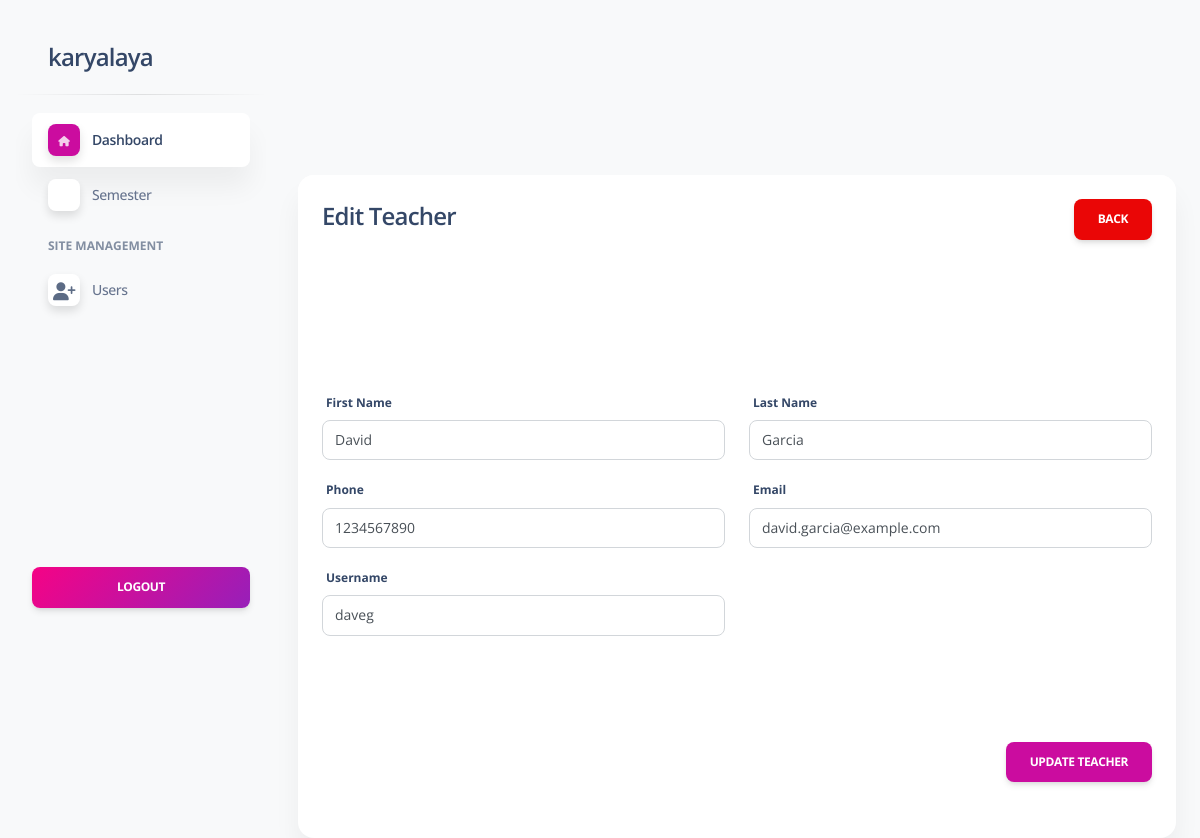
/admin/teacher-edit.php?teacher_id=101 (signed in), run on the app's committed database.
### tables this page shows
CREATE TABLE `teachers` (
  `teacher_id` int(11) NOT NULL,
  `fname` varchar(20) DEFAULT NULL,
  `lname` varchar(20) DEFAULT NULL,
  `phone` bigint(20) DEFAULT NULL,
  `email` varchar(40) DEFAULT NULL,
  `username` varchar(8) DEFAULT NULL,
  `password` char(255) DEFAULT NULL,
  `dob` date DEFAULT NULL
);

### admin/teacher-edit.php (the view, shortened to what this page needs)
<?php
include('includes/header.php');
$conn = connection();
$teacher_id = $_GET['teacher_id'];
$query = "SELECT * FROM teachers WHERE teacher_id = $teacher_id";
$result = mysqli_query($conn, $query);
if ($result && mysqli_num_rows($result) > 0) {
    $teacher = mysqli_fetch_assoc($result);
} else {
    echo '<script>alert("Teacher not found."); window.location.href = "index.php";</script>';
    exit;
}
?>
<div class="row">
    <div class="col-md-12">
        <div class="card">
            <div class="card-header">
                <h4>Edit Teacher
                    <a href="index.php" class="btn btn-danger float-end">Back</a>
                </h4>
            </div>
            <div class="card-body">
                <form action="" method="POST">
                    <div class="row">
                        <div class="col-md-6">
                            <div class="mb-3">
                                <label>First Name</label>
                                <input type="text" name="fname" class="form-control" value="<?= htmlspecialchars($teacher['fname']) ?>">
                            </div>
                        </div>
                        <div class="col-md-6">
                            <div class="mb-3">
                                <label>Last Name</label>
                                <input type="text" name="lname" class="form-control" value="<?= htmlspecialchars($teacher['lname']) ?>">
                            </div>
                        </div>
                        <div class="col-md-6">
                            <div class="mb-3">
                                <label>Phone</label>
                                <input type="text" name="phone" class="form-control" value="<?= htmlspecialchars($teacher['phone']) ?>">
                            </div>
                        </div>
                        <div class="col-md-6">
                            <div class="mb-3">
                                <label>Email</label>
                                <input type="email" name="email" class="form-control" value="<?= htmlspecialchars($teacher['email']) ?>">
                            </div>
                        </div>
                        <div class="col-md-6">
                            <div class="mb-3">
                                <label>Username</label>
                                <input type="text" name="username" class="form-control" value="<?= htmlspecialchars($teacher['username']) ?>">
                            </div>
                        </div>
                        <div class="col-md-12">
                            <div class="mb-3 text-end">
                                <button type="submit" name="updateTeacher" class="btn btn-primary">Update Teacher</button>
                            </div>
                        </div>
                    </div>
                </form>
            </div>
        </div>
    </div>
</div>

### data on the page
teachers: fname "David", lname "Garcia", phone "1234567890", email "david.garcia@example.com", username "daveg"
